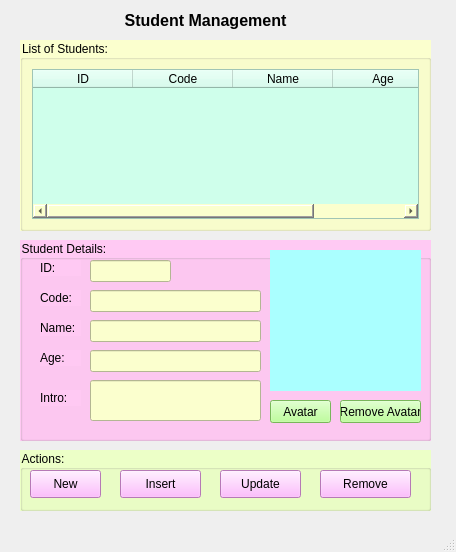
<?xml version="1.0" encoding="UTF-8"?>
<ui version="4.0">
 <class>MainWindow</class>
 <widget class="QMainWindow" name="MainWindow">
  <property name="geometry">
   <rect>
    <x>0</x>
    <y>0</y>
    <width>456</width>
    <height>552</height>
   </rect>
  </property>
  <property name="windowTitle">
   <string>Thanh Ngân - Student Management</string>
  </property>
  <property name="windowIcon">
   <iconset>
    <normaloff>images/ic_logo.jpg</normaloff>images/ic_logo.jpg</iconset>
  </property>
  <widget class="QWidget" name="centralwidget">
   <widget class="QLabel" name="label">
    <property name="geometry">
     <rect>
      <x>20</x>
      <y>0</y>
      <width>371</width>
      <height>41</height>
     </rect>
    </property>
    <property name="font">
     <font>
      <pointsize>12</pointsize>
      <weight>75</weight>
      <bold>true</bold>
     </font>
    </property>
    <property name="text">
     <string>Student Management</string>
    </property>
    <property name="alignment">
     <set>Qt::AlignCenter</set>
    </property>
   </widget>
   <widget class="QGroupBox" name="groupBox">
    <property name="geometry">
     <rect>
      <x>20</x>
      <y>450</y>
      <width>411</width>
      <height>61</height>
     </rect>
    </property>
    <property name="styleSheet">
     <string notr="true">background-color: rgb(236, 255, 199);</string>
    </property>
    <property name="title">
     <string>Actions:</string>
    </property>
    <widget class="QPushButton" name="pushButtonRemove">
     <property name="geometry">
      <rect>
       <x>300</x>
       <y>20</y>
       <width>91</width>
       <height>28</height>
      </rect>
     </property>
     <property name="styleSheet">
      <string notr="true">background-color: rgb(255, 170, 255);</string>
     </property>
     <property name="text">
      <string>Remove</string>
     </property>
     <property name="icon">
      <iconset>
       <normaloff>images/ic_delete.png</normaloff>images/ic_delete.png</iconset>
     </property>
     <property name="iconSize">
      <size>
       <width>24</width>
       <height>24</height>
      </size>
     </property>
    </widget>
    <widget class="QPushButton" name="pushButtonInsert">
     <property name="geometry">
      <rect>
       <x>100</x>
       <y>20</y>
       <width>81</width>
       <height>28</height>
      </rect>
     </property>
     <property name="styleSheet">
      <string notr="true">background-color: rgb(255, 170, 255);</string>
     </property>
     <property name="text">
      <string>Insert</string>
     </property>
     <property name="icon">
      <iconset>
       <normaloff>images/ic_save.png</normaloff>images/ic_save.png</iconset>
     </property>
     <property name="iconSize">
      <size>
       <width>24</width>
       <height>24</height>
      </size>
     </property>
    </widget>
    <widget class="QPushButton" name="pushButtonNew">
     <property name="geometry">
      <rect>
       <x>10</x>
       <y>20</y>
       <width>71</width>
       <height>28</height>
      </rect>
     </property>
     <property name="styleSheet">
      <string notr="true">background-color: rgb(255, 170, 255);</string>
     </property>
     <property name="text">
      <string>New</string>
     </property>
     <property name="icon">
      <iconset>
       <normaloff>images/ic_new.png</normaloff>images/ic_new.png</iconset>
     </property>
     <property name="iconSize">
      <size>
       <width>24</width>
       <height>24</height>
      </size>
     </property>
    </widget>
    <widget class="QPushButton" name="pushButtonUpdate">
     <property name="geometry">
      <rect>
       <x>200</x>
       <y>20</y>
       <width>81</width>
       <height>28</height>
      </rect>
     </property>
     <property name="styleSheet">
      <string notr="true">background-color: rgb(255, 170, 255);</string>
     </property>
     <property name="text">
      <string>Update</string>
     </property>
     <property name="icon">
      <iconset>
       <normaloff>images/ic_update.png</normaloff>images/ic_update.png</iconset>
     </property>
     <property name="iconSize">
      <size>
       <width>24</width>
       <height>24</height>
      </size>
     </property>
    </widget>
   </widget>
   <widget class="QGroupBox" name="groupBox_2">
    <property name="geometry">
     <rect>
      <x>20</x>
      <y>240</y>
      <width>411</width>
      <height>201</height>
     </rect>
    </property>
    <property name="styleSheet">
     <string notr="true">background-color: rgb(255, 201, 243);</string>
    </property>
    <property name="title">
     <string>Student Details:</string>
    </property>
    <widget class="QLabel" name="label_4">
     <property name="geometry">
      <rect>
       <x>20</x>
       <y>110</y>
       <width>41</width>
       <height>16</height>
      </rect>
     </property>
     <property name="text">
      <string>Age:</string>
     </property>
    </widget>
    <widget class="QLabel" name="label_3">
     <property name="geometry">
      <rect>
       <x>20</x>
       <y>80</y>
       <width>41</width>
       <height>16</height>
      </rect>
     </property>
     <property name="text">
      <string>Name:</string>
     </property>
    </widget>
    <widget class="QLineEdit" name="lineEditName">
     <property name="geometry">
      <rect>
       <x>70</x>
       <y>80</y>
       <width>171</width>
       <height>22</height>
      </rect>
     </property>
     <property name="styleSheet">
      <string notr="true">background-color: rgb(251, 255, 206);</string>
     </property>
    </widget>
    <widget class="QLineEdit" name="lineEditAge">
     <property name="geometry">
      <rect>
       <x>70</x>
       <y>110</y>
       <width>171</width>
       <height>22</height>
      </rect>
     </property>
     <property name="styleSheet">
      <string notr="true">background-color: rgb(251, 255, 206);</string>
     </property>
    </widget>
    <widget class="QLabel" name="label_2">
     <property name="geometry">
      <rect>
       <x>20</x>
       <y>50</y>
       <width>41</width>
       <height>16</height>
      </rect>
     </property>
     <property name="text">
      <string>Code:</string>
     </property>
    </widget>
    <widget class="QLineEdit" name="lineEditCode">
     <property name="geometry">
      <rect>
       <x>70</x>
       <y>50</y>
       <width>171</width>
       <height>22</height>
      </rect>
     </property>
     <property name="styleSheet">
      <string notr="true">background-color: rgb(251, 255, 206);</string>
     </property>
    </widget>
    <widget class="QLabel" name="label_5">
     <property name="geometry">
      <rect>
       <x>20</x>
       <y>150</y>
       <width>41</width>
       <height>16</height>
      </rect>
     </property>
     <property name="text">
      <string>Intro:</string>
     </property>
    </widget>
    <widget class="QLineEdit" name="lineEditIntro">
     <property name="geometry">
      <rect>
       <x>70</x>
       <y>140</y>
       <width>171</width>
       <height>41</height>
      </rect>
     </property>
     <property name="styleSheet">
      <string notr="true">background-color: rgb(251, 255, 206);</string>
     </property>
    </widget>
    <widget class="QLabel" name="labelAvatar">
     <property name="geometry">
      <rect>
       <x>250</x>
       <y>10</y>
       <width>151</width>
       <height>141</height>
      </rect>
     </property>
     <property name="styleSheet">
      <string notr="true">background-color: rgb(170, 255, 255);
border-color: rgb(85, 85, 0);</string>
     </property>
     <property name="text">
      <string/>
     </property>
     <property name="pixmap">
      <pixmap>images/ic_no_avatar.png</pixmap>
     </property>
     <property name="scaledContents">
      <bool>true</bool>
     </property>
    </widget>
    <widget class="QPushButton" name="pushButtonAvatar">
     <property name="geometry">
      <rect>
       <x>250</x>
       <y>160</y>
       <width>61</width>
       <height>23</height>
      </rect>
     </property>
     <property name="styleSheet">
      <string notr="true">background-color: rgb(170, 255, 127);</string>
     </property>
     <property name="text">
      <string>Avatar</string>
     </property>
    </widget>
    <widget class="QLabel" name="label_6">
     <property name="geometry">
      <rect>
       <x>20</x>
       <y>20</y>
       <width>41</width>
       <height>16</height>
      </rect>
     </property>
     <property name="text">
      <string>ID:</string>
     </property>
    </widget>
    <widget class="QLineEdit" name="lineEditId">
     <property name="enabled">
      <bool>false</bool>
     </property>
     <property name="geometry">
      <rect>
       <x>70</x>
       <y>20</y>
       <width>81</width>
       <height>22</height>
      </rect>
     </property>
     <property name="styleSheet">
      <string notr="true">background-color: rgb(251, 255, 206);</string>
     </property>
     <property name="readOnly">
      <bool>true</bool>
     </property>
    </widget>
    <widget class="QPushButton" name="pushButtonRemoveAvatar">
     <property name="geometry">
      <rect>
       <x>320</x>
       <y>160</y>
       <width>81</width>
       <height>23</height>
      </rect>
     </property>
     <property name="styleSheet">
      <string notr="true">background-color: rgb(170, 255, 127);</string>
     </property>
     <property name="text">
      <string>Remove Avatar</string>
     </property>
    </widget>
   </widget>
   <widget class="QGroupBox" name="groupBox_3">
    <property name="geometry">
     <rect>
      <x>20</x>
      <y>40</y>
      <width>411</width>
      <height>191</height>
     </rect>
    </property>
    <property name="styleSheet">
     <string notr="true">background-color: rgb(251, 255, 206);</string>
    </property>
    <property name="title">
     <string>List of Students:</string>
    </property>
    <layout class="QVBoxLayout" name="verticalLayout">
     <item>
      <widget class="QTableWidget" name="tableWidgetStudent">
       <property name="styleSheet">
        <string notr="true">background-color: rgb(207, 255, 235);</string>
       </property>
       <column>
        <property name="text">
         <string>ID</string>
        </property>
       </column>
       <column>
        <property name="text">
         <string>Code</string>
        </property>
       </column>
       <column>
        <property name="text">
         <string>Name</string>
        </property>
       </column>
       <column>
        <property name="text">
         <string>Age</string>
        </property>
       </column>
      </widget>
     </item>
    </layout>
   </widget>
  </widget>
  <widget class="QMenuBar" name="menubar">
   <property name="geometry">
    <rect>
     <x>0</x>
     <y>0</y>
     <width>456</width>
     <height>20</height>
    </rect>
   </property>
  </widget>
  <widget class="QStatusBar" name="statusbar"/>
 </widget>
 <tabstops>
  <tabstop>tableWidgetStudent</tabstop>
  <tabstop>lineEditCode</tabstop>
  <tabstop>lineEditName</tabstop>
  <tabstop>lineEditAge</tabstop>
  <tabstop>pushButtonNew</tabstop>
  <tabstop>pushButtonInsert</tabstop>
  <tabstop>pushButtonRemove</tabstop>
 </tabstops>
 <resources/>
 <connections/>
</ui>
